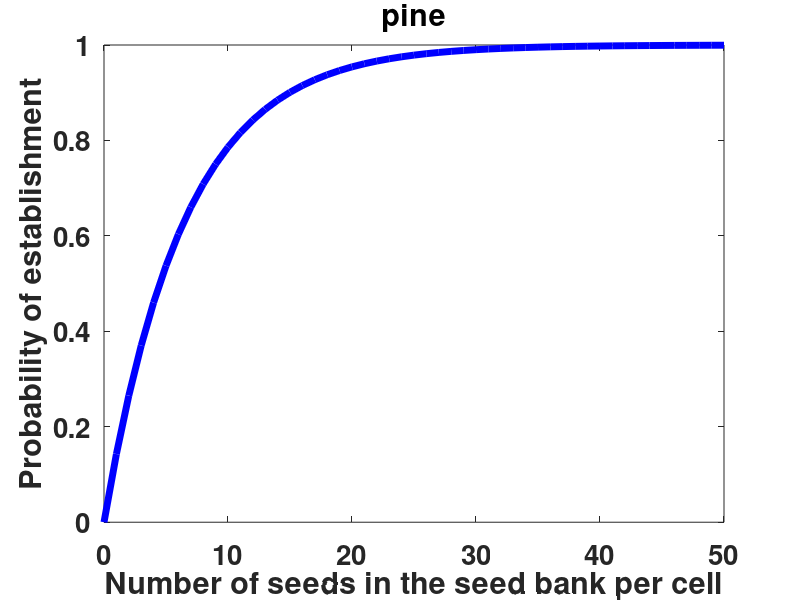
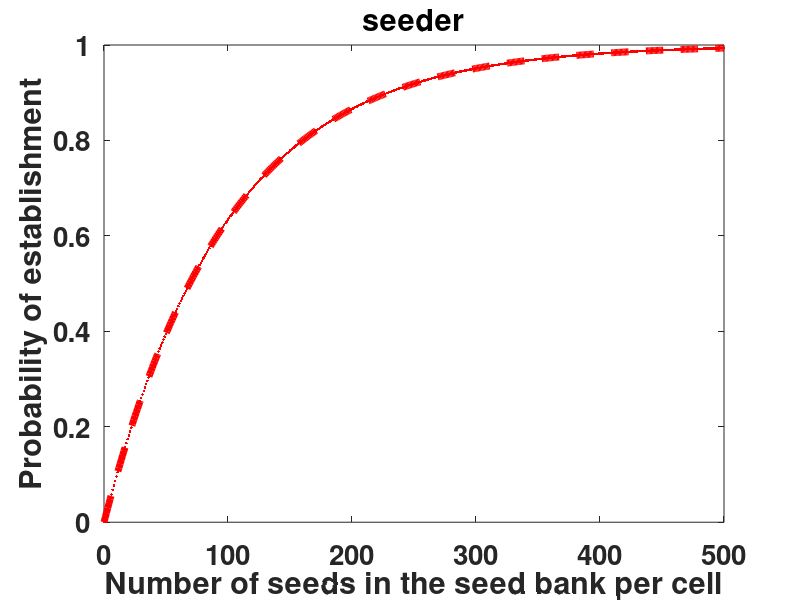
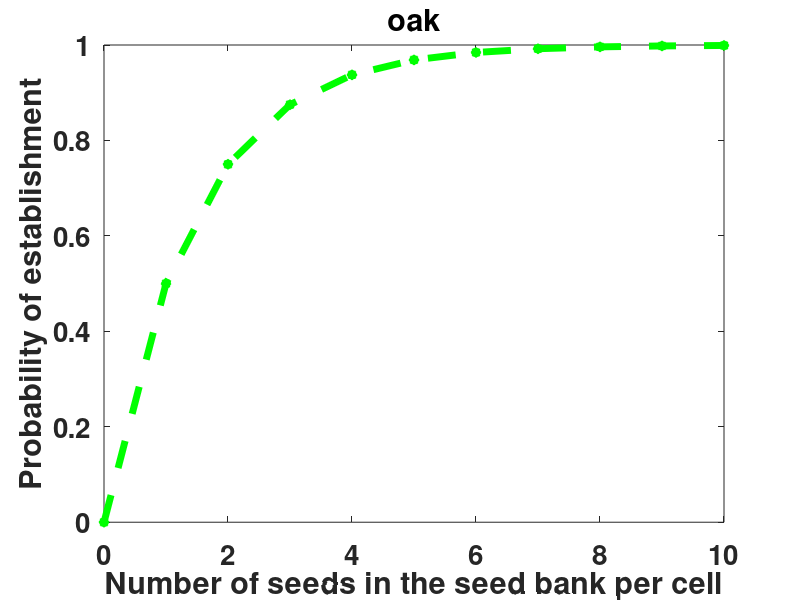

MATLAB code for these plots, in order:

SB=0:1:50;
% m=100; %already per cell
est=7;
ProbS= 1-(1-1./est).^(SB);
figure
plot(SB,ProbS, 'b', 'LineWidth',5)
title('pine', 'fontsize',20, 'fontWeight','bold')
set(gca,'fontsize',20, 'fontWeight','bold');
xlabel('Number of seeds in the seed bank per cell'), ylabel('Probability of establishment')
set(gca,'fontsize',20, 'fontWeight','bold');
axis([0 50 0 1])
pause

SB=0:1:500;
% m=100; %already per cell
est=100;
ProbS= 1-(1-1./est).^(SB);
figure
plot(SB,ProbS,'r--.', 'LineWidth',5)
title('seeder', 'fontsize',20, 'fontWeight','bold')
set(gca,'fontsize',20, 'fontWeight','bold');
xlabel('Number of seeds in the seed bank per cell'), ylabel('Probability of establishment')
set(gca,'fontsize',20, 'fontWeight','bold');
axis([0 500 0 1])
pause

SB=0:1:10;
% m=100; %already per cell
est=2;
ProbS= 1-(1-1./est).^(SB);
figure
plot(SB,ProbS, 'g--*', 'LineWidth',5)
title('oak', 'fontsize',20, 'fontWeight','bold')
set(gca,'fontsize',20, 'fontWeight','bold');
xlabel('Number of seeds in the seed bank per cell'), ylabel('Probability of establishment')
set(gca,'fontsize',20, 'fontWeight','bold');
axis([0 10 0 1])



pause
